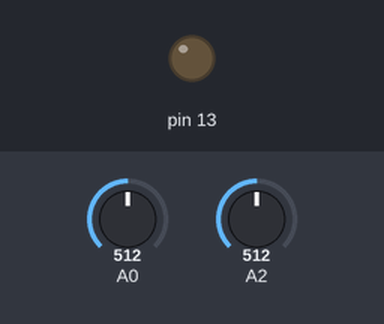
The sketch below on a simulated Arduino Uno, built with avr-gcc and run on an emulated ATmega328P. Parts: output pins drawn as LEDs (lit = HIGH). The test bench sets the inputs (shaded band); at power-on: A0 = 512, A2 = 512. What the sketch prints to the serial monitor is not drawn.

Above: at 0.1 s.
Timing chart, 0 to 1.6 s (numbered marks = the images above):
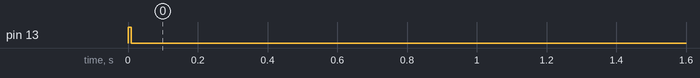

The sketch:

Gather_AO.ino
```cpp
int buffer [512];  // 1k Input Buffer
int sample, lastSample;
int pot1, triggerVoltage;
int triggerTimeout = 1000; // Time until Auto-Trigger
unsigned long triggerStart;
char triggerType = '2';

void setup(){
  Serial.begin(115200);
  pinMode(13,OUTPUT);
  pinMode(4, INPUT);
  pinMode(3, INPUT);
  pinMode(0, INPUT);

  //set up fast sampling mode
  ADCSRA = (ADCSRA & 0xf8) | 0x04;
}

void loop(){
  if( triggerType != '2' ){
    trigger(); // Get a trigger;
  }
  digitalWrite(13,HIGH); // Timing Marker
  for(int i=0; i<512; i++){
    buffer[i] =analogRead(0);
  }
  digitalWrite(13,LOW); // Timing Marker
  pot1 = analogRead(2); // Switch channel to cursor pot
  for(int i=0; i<512; i++){
    Serial.write(buffer[i]>>8);
    Serial.write(buffer[i] & 0xff);
  }

  //  Send back pot values for cursors
  pot1 = analogRead(2);
  analogRead(3);
  Serial.write(pot1>>8);
  Serial.write(pot1 & 0xff);
  triggerVoltage = analogRead(4);

  pot1 = analogRead(0); // Prepare for next sample run.
  Serial.write(triggerVoltage >> 8);
  Serial.write(triggerVoltage & 0xff);

  while(Serial.available() == 0){} // wait for next request
  triggerType = Serial.read();     // See what trigger to use
  while(Serial.available() != 0){
    Serial.read();
    // Remove any other bytes in buffer
  }
}

void trigger(){
  // Trigger at rising zero crossing
  triggerStart = millis();
  sample =analogRead(0);
  do{
    lastSample = sample;
    sample = analogRead(0);
  }
  while(!((lastSample < triggerVoltage) && (sample > triggerVoltage)) &&  (millis()- triggerStart < triggerTimeout));

}
```

Measured:
- by itself, pin 13: LOW → HIGH at 0.00 s, → LOW 0.01 s later
